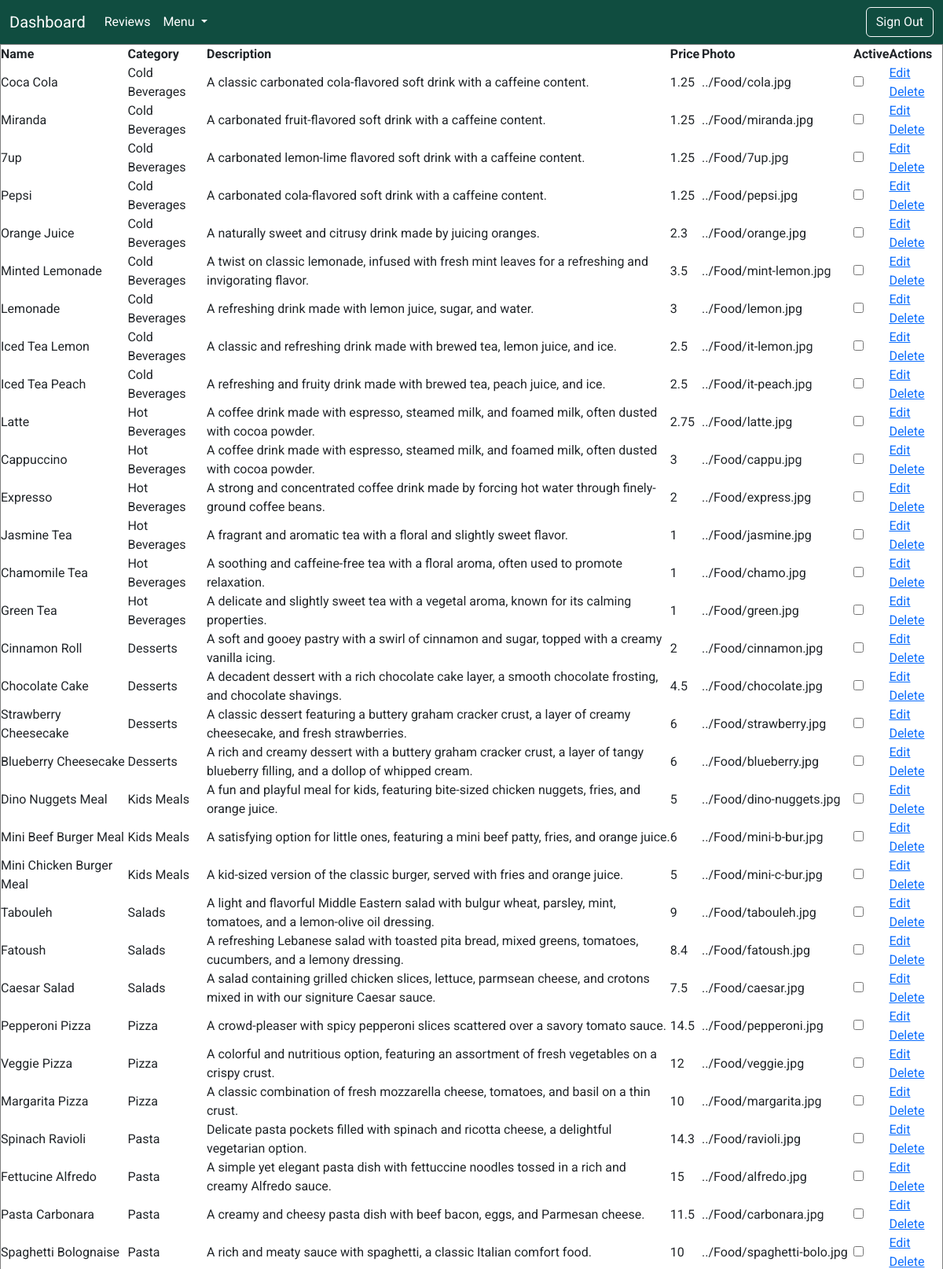
/CMS/cms-viewmenu.php (signed in, upper part), run on the app's committed database.
### tables this page shows
CREATE TABLE `menuitem` (
  `ItemNum` int(11) NOT NULL,
  `Category` int(11) NOT NULL,
  `ItemName` varchar(30) NOT NULL,
  `Description` text NOT NULL,
  `Price` double NOT NULL,
  `Photo` varchar(520) NOT NULL,
  `IsActive` tinyint(1) NOT NULL
);

CREATE TABLE `categories` (
  `CategoryID` int(11) NOT NULL,
  `Name` varchar(30) NOT NULL
);

### CMS/cms-viewmenu.php (the view, shortened to what this page needs)
<?php
if(isset($_SESSION['admin']) && $_SESSION['admin']==true){
?>
<!DOCTYPE html>
<html lang="en">
<head>
    <link href="https://fonts.cdnfonts.com/css/tw-cen-mt-std" rel="stylesheet">
    <link href="https://cdn.jsdelivr.net/npm/bootstrap@5.3.3/dist/css/bootstrap.min.css" rel="stylesheet">
    <link rel="stylesheet" href="cms.css">
</head>
<body>
    <?php
        include "cms-nav.php";
    ?>
    <table border='1'>
        <thead>
            <tr>
                <th>Name</th>
                <th>Category</th>
                <th>Description</th>
                <th>Price</th>
                <th>Photo</th>
                <th>Active</th>
                <th>Actions</th>
            </tr>
        </thead>
        <tbody>
            <?php
            include '../config.php';
            $query = "SELECT * FROM menuitem inner join categories on menuitem.Category=categories.CategoryID ORDER BY ItemNum DESC;";
            $result = $conn->query($query);
            if ($result && ($result->num_rows > 0)) {
                while ($row = $result->fetch_assoc()) {
                    echo '<tr>';
                    echo '<td>' . $row["ItemName"] . '</td>';
                    echo '<td>' . $row["Name"] . '</td>';
                    echo '<td>' . $row["Description"] . '</td>';
                    echo '<td>' . $row["Price"] . '</td>';
                    echo '<td>' . $row["Photo"] . '</td>';
                    echo '<td><input type="checkbox" name="active"></td>';
                    echo '<td>
                    <a href="edit-menu.php?id=' . $row["ItemNum"] . '">Edit</a>
                    <a href="delete-menu.php?id=' . $row["ItemNum"] . '">Delete</a>
                    </td>';
                    echo '</tr>';
                }
                echo '</tbody>';
                echo '</table>';
            } else {
                echo "0 results";
            }
            ?>
</body>
</html>
<?php
}else{
    header("Location: ../Home/index.php");
}
?>

### CMS/cms.css (style rules this page uses)
* { margin: 0; padding: 0; font-family: 'Roboto', sans-serif; }

### data on the page
menuitem: ItemName "Coca Cola", Category.Name "Cold Beverages", Description "A classic carbonated cola-flavored soft drink with a caffeine content.", Price "1.25", Photo "../Food/cola.jpg"
menuitem: ItemName "Miranda", Category.Name "Cold Beverages", Description "A carbonated fruit-flavored soft drink with a caffeine content.", Price "1.25", Photo "../Food/miranda.jpg"
menuitem: ItemName "7up", Category.Name "Cold Beverages", Description "A carbonated lemon-lime flavored soft drink with a caffeine content.", Price "1.25", Photo "../Food/7up.jpg"
menuitem: ItemName "Pepsi", Category.Name "Cold Beverages", Description "A carbonated cola-flavored soft drink with a caffeine content.", Price "1.25", Photo "../Food/pepsi.jpg"
menuitem: ItemName "Orange Juice", Category.Name "Cold Beverages", Description "A naturally sweet and citrusy drink made by juicing oranges.", Price "2.3", Photo "../Food/orange.jpg"
menuitem: ItemName "Minted Lemonade", Category.Name "Cold Beverages", Description "A twist on classic lemonade, infused with fresh mint leaves for a refreshing and invigorating flavor.", Price "3.5", Photo "../Food/mint-lemon.jpg"
menuitem: ItemName "Lemonade", Category.Name "Cold Beverages", Description "A refreshing drink made with lemon juice, sugar, and water.", Price "3", Photo "../Food/lemon.jpg"
menuitem: ItemName "Iced Tea Lemon", Category.Name "Cold Beverages", Description "A classic and refreshing drink made with brewed tea, lemon juice, and ice.", Price "2.5", Photo "../Food/it-lemon.jpg"
menuitem: ItemName "Iced Tea Peach", Category.Name "Cold Beverages", Description "A refreshing and fruity drink made with brewed tea, peach juice, and ice.", Price "2.5", Photo "../Food/it-peach.jpg"
menuitem: ItemName "Latte", Category.Name "Hot Beverages", Description "A coffee drink made with espresso, steamed milk, and foamed milk, often dusted with cocoa powder.", Price "2.75", Photo "../Food/latte.jpg"
menuitem: ItemName "Cappuccino", Category.Name "Hot Beverages", Description "A coffee drink made with espresso, steamed milk, and foamed milk, often dusted with cocoa powder.", Price "3", Photo "../Food/cappu.jpg"
menuitem: ItemName "Expresso", Category.Name "Hot Beverages", Description "A strong and concentrated coffee drink made by forcing hot water through finely-ground coffee beans.", Price "2", Photo "../Food/express.jpg"
menuitem: ItemName "Jasmine Tea", Category.Name "Hot Beverages", Description "A fragrant and aromatic tea with a floral and slightly sweet flavor.", Price "1", Photo "../Food/jasmine.jpg"
menuitem: ItemName "Chamomile Tea", Category.Name "Hot Beverages", Description "A soothing and caffeine-free tea with a floral aroma, often used to promote relaxation.", Price "1", Photo "../Food/chamo.jpg"
menuitem: ItemName "Green Tea", Category.Name "Hot Beverages", Description "A delicate and slightly sweet tea with a vegetal aroma, known for its calming properties.", Price "1", Photo "../Food/green.jpg"
menuitem: ItemName "Cinnamon Roll", Category.Name "Desserts", Description "A soft and gooey pastry with a swirl of cinnamon and sugar, topped with a creamy vanilla icing.", Price "2", Photo "../Food/cinnamon.jpg"
menuitem: ItemName "Chocolate Cake", Category.Name "Desserts", Description "A decadent dessert with a rich chocolate cake layer, a smooth chocolate frosting, and chocolate shavings.", Price "4.5", Photo "../Food/chocolate.jpg"
menuitem: ItemName "Strawberry Cheesecake", Category.Name "Desserts", Description "A classic dessert featuring a buttery graham cracker crust, a layer of creamy cheesecake, and fresh strawberries.", Price "6", Photo "../Food/strawberry.jpg"
menuitem: ItemName "Blueberry Cheesecake", Category.Name "Desserts", Description "A rich and creamy dessert with a buttery graham cracker crust, a layer of tangy blueberry filling, and a dollop of whipped cream.", Price "6", Photo "../Food/blueberry.jpg"
menuitem: ItemName "Dino Nuggets Meal", Category.Name "Kids Meals", Description "A fun and playful meal for kids, featuring bite-sized chicken nuggets, fries, and orange juice.", Price "5", Photo "../Food/dino-nuggets.jpg"
menuitem: ItemName "Mini Beef Burger Meal", Category.Name "Kids Meals", Description "A satisfying option for little ones, featuring a mini beef patty, fries, and orange juice.", Price "6", Photo "../Food/mini-b-bur.jpg"
menuitem: ItemName "Mini Chicken Burger Meal", Category.Name "Kids Meals", Description "A kid-sized version of the classic burger, served with fries and orange juice.", Price "5", Photo "../Food/mini-c-bur.jpg"
menuitem: ItemName "Tabouleh", Category.Name "Salads", Description "A light and flavorful Middle Eastern salad with bulgur wheat, parsley, mint, tomatoes, and a lemon-olive oil dressing.", Price "9", Photo "../Food/tabouleh.jpg"
menuitem: ItemName "Fatoush", Category.Name "Salads", Description "A refreshing Lebanese salad with toasted pita bread, mixed greens, tomatoes, cucumbers, and a lemony dressing.", Price "8.4", Photo "../Food/fatoush.jpg"
menuitem: ItemName "Caesar Salad", Category.Name "Salads", Description "A salad containing grilled chicken slices, lettuce, parmsean cheese, and crotons mixed in with our signiture Caesar sauce.", Price "7.5", Photo "../Food/caesar.jpg"
menuitem: ItemName "Pepperoni Pizza", Category.Name "Pizza", Description "A crowd-pleaser with spicy pepperoni slices scattered over a savory tomato sauce.", Price "14.5", Photo "../Food/pepperoni.jpg"
menuitem: ItemName "Veggie Pizza", Category.Name "Pizza", Description "A colorful and nutritious option, featuring an assortment of fresh vegetables on a crispy crust.", Price "12", Photo "../Food/veggie.jpg"
menuitem: ItemName "Margarita Pizza", Category.Name "Pizza", Description "A classic combination of fresh mozzarella cheese, tomatoes, and basil on a thin crust.", Price "10", Photo "../Food/margarita.jpg"
menuitem: ItemName "Spinach Ravioli", Category.Name "Pasta", Description "Delicate pasta pockets filled with spinach and ricotta cheese, a delightful vegetarian option.", Price "14.3", Photo "../Food/ravioli.jpg"
menuitem: ItemName "Fettucine Alfredo", Category.Name "Pasta", Description "A simple yet elegant pasta dish with fettuccine noodles tossed in a rich and creamy Alfredo sauce.", Price "15", Photo "../Food/alfredo.jpg"
menuitem: ItemName "Pasta Carbonara", Category.Name "Pasta", Description "A creamy and cheesy pasta dish with beef bacon, eggs, and Parmesan cheese.", Price "11.5", Photo "../Food/carbonara.jpg"
menuitem: ItemName "Spaghetti Bolognaise", Category.Name "Pasta", Description "A rich and meaty sauce with spaghetti, a classic Italian comfort food.", Price "10", Photo "../Food/spaghetti-bolo.jpg"
